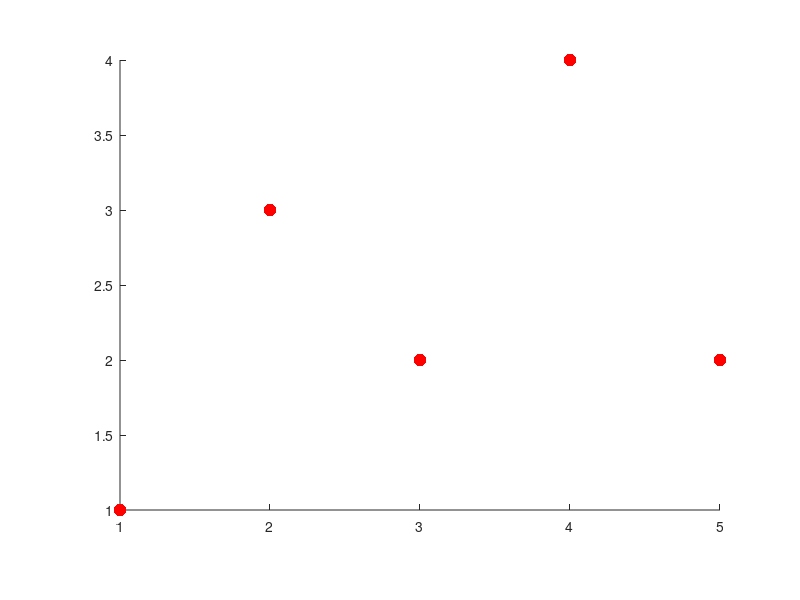

Source code (MATLAB): (Note: this script raises an error after producing the figure.)
%=============================================================================
% Copyright (c) 2026-present Allan CORNET (Nelson)
%=============================================================================
% This file is part of Nelson.
%=============================================================================
% LICENCE_BLOCK_BEGIN
% SPDX-License-Identifier: LGPL-3.0-or-later
% LICENCE_BLOCK_END
%=============================================================================
% <--WEIGHT 2-->
% <--ADV-CLI MODE-->
%=============================================================================
close all
%=============================================================================
f = figure('Visible', 'off', 'InnerPosition', [100 100 320 240], 'Color', [1 1 1]);
ax = axes('Parent', f, 'Position', [0.15 0.15 0.75 0.75]);
s = scatter(ax, 1:5, [1 3 2 4 2], 80, [1 0 0], 'filled');
drawnow();
smallFrame = getframe(f).cdata;
s.SizeData = 260;
s.CData = [0 0 1];
drawnow();
largeFrame = getframe(f).cdata;
asserts.istrue(frame_delta(smallFrame, largeFrame) > 0);
asserts.isequal(s.SizeData, 260);
asserts.isequal(s.CDataMode, 'manual');
close(f);
%=============================================================================
%=============================================================================
function delta = frame_delta(a, b)
  delta = sum(abs(double(a(:)) - double(b(:))));
end
%=============================================================================
